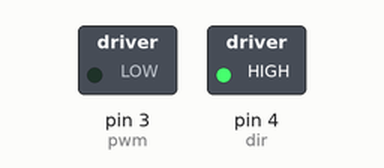
Recording of a sketch running on a simulated Arduino Uno, built with avr-gcc and run on an emulated ATmega328P. Shown: switched loads named in the sketch (green lamp = pin HIGH).

Above: at 0.1 s.
Timing chart, 0 to 1.6 s (numbered marks = the images above):
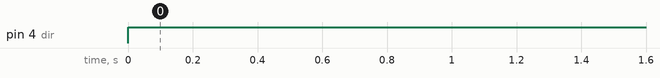

Measured:
- by itself, pin 4 (dir): LOW → HIGH at 0.00 s

The sketch:

_47_L9110_test_motor_01.ino
```cpp
// (licence header left out)
const int pwm = 3;
const int dir = 4;

void setup() {
  pinMode(dir, OUTPUT);
  pinMode(pwm, INPUT);     // Optional: default is input
}

void loop() {
  DC (255, HIGH);          // change to LOW and reverse direction
}

void DC (unsigned char p, unsigned char d)
{
  digitalWrite(dir, d);
  if (d == LOW)
  {
    analogWrite(pwm, p);
  }
  else
  {
    analogWrite(pwm, 255 - p);
  }
}
```
